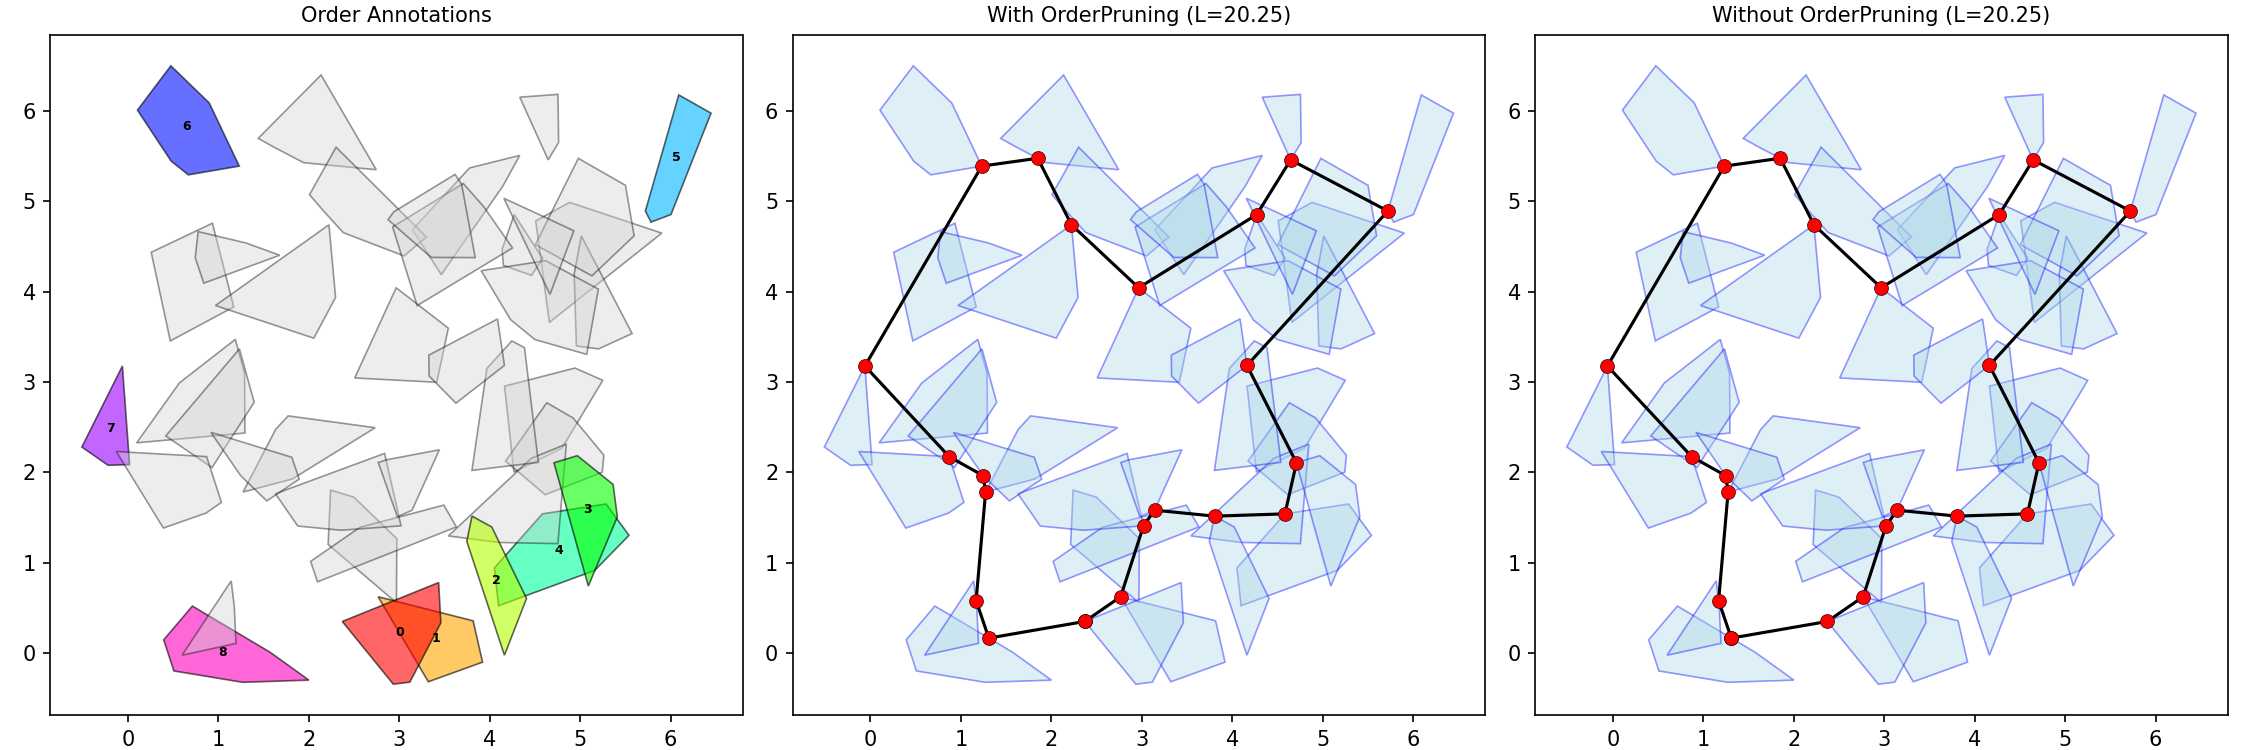

The Python source for this figure:
"""Example: Full order-pruning pipeline for Branch and Bound.

Demonstrates the complete flow:
1. Generate a random polygon instance
2. Simplify geometries (remove holes, fill convex hulls, remove supersites)
3. Compute order annotations (convex hull ordering + overlap detection)
4. Solve with Branch and Bound using OrderFiltering and OrderRoot
5. Plot the instance and solution side by side
"""

import matplotlib.pyplot as plt
from matplotlib.patches import Polygon as MplPolygon
from shapely.plotting import plot_line

from _utils import generate_random_instance
from tspn_bnb2.operations import simplify_annotated_instance, solve_annotated_instance
from tspn_bnb2.order_annotation import add_order_annotations


def plot_instance(ax: plt.Axes, instance, title: str = "Instance") -> None:
    """Plot polygons colored by hull order annotation."""
    n_annotated = len(instance.annotations)
    cmap = plt.cm.hsv

    for idx, poly in enumerate(instance.polygons):
        ann = instance.get_annotation(idx)
        if ann is not None and ann.hull_index >= 0:
            color = cmap(ann.hull_index / max(n_annotated, 1))
            alpha = 0.6
        else:
            color = "lightgray"
            alpha = 0.4

        patch = MplPolygon(
            list(poly.exterior.coords),
            facecolor=color,
            edgecolor="black",
            alpha=alpha,
            linewidth=0.8,
        )
        ax.add_patch(patch)

        # Label with hull order
        cx, cy = poly.centroid.x, poly.centroid.y
        label = str(ann.hull_index) if ann is not None and ann.hull_index >= 0 else ""
        ax.text(cx, cy, label, ha="center", va="center", fontsize=6, fontweight="bold")

    ax.set_aspect("equal")
    ax.autoscale_view()
    ax.set_title(title, fontsize=10)


def plot_solution(ax: plt.Axes, instance, solution, title: str = "Solution") -> None:
    """Plot the instance with the solution trajectory overlaid."""
    for poly in instance.polygons:
        patch = MplPolygon(
            list(poly.exterior.coords),
            facecolor="lightblue",
            edgecolor="blue",
            alpha=0.4,
            linewidth=0.8,
        )
        ax.add_patch(patch)

    # Plot trajectory
    plot_line(solution.trajectory, ax=ax, color="black", linewidth=1.5, zorder=4)

    # Plot visiting points
    coords = list(solution.trajectory.coords)
    tour_points = coords[:-1] if len(coords) > 1 and coords[0] == coords[-1] else coords
    ax.scatter(
        [p[0] for p in tour_points],
        [p[1] for p in tour_points],
        color="red",
        s=30,
        zorder=5,
    )

    ax.set_aspect("equal")
    ax.autoscale_view()
    ax.set_title(title, fontsize=10)


def main():
    # --- Step 1: Generate a random instance ---
    print("Step 1: Generating random instance...")
    instance = generate_random_instance(num_polygons=40, seed=42, grid_size=6, avg_radius=0.6)
    print(f"  {instance.num_polygons()} polygons")

    # --- Step 2: Simplify ---
    print("Step 2: Simplifying geometries...")
    simplified = simplify_annotated_instance(
        instance, remove_holes=True, convex_hull_fill=True, remove_supersites=True
    )
    print(f"  {simplified.num_polygons()} polygons after simplification")

    # --- Step 3: Add order annotations ---
    print("Step 3: Computing order annotations...")
    annotated = add_order_annotations(simplified)
    hull_polys = annotated.hull_polygons()
    print(f"  {len(hull_polys)} polygons on convex hull")
    for idx in hull_polys:
        ann = annotated.get_annotation(idx)
        overlaps = ann.intersections if ann else []
        print(f"    polygon {idx}: hull_index={ann.hull_index}, overlaps={overlaps}")

    # --- Step 4: Solve with order pruning ---
    print("Step 4: Solving with OrderRoot + OrderFiltering...")
    solution = solve_annotated_instance(
        annotated,
        timelimit=60,
        root="OrderRoot",
        rules=["OrderFiltering"],
        search="DfsBfs",
        node_simplification=True,
        decomposition_branch=True,
        eps=0.01,
    )
    print(f"  Tour length: {solution.upper_bound:.4f}")
    print(f"  Lower bound: {solution.lower_bound:.4f}")
    print(f"  Gap: {solution.relative_gap * 100:.2f}%")
    print(f"  Optimal: {solution.is_optimal}")
    print(f"  Statistics: {solution.statistics}")

    # --- Step 5: Solve without order pruning for comparison ---
    print("\nStep 5: Solving WITHOUT order pruning for comparison...")
    solution_no_order = solve_annotated_instance(
        annotated,
        timelimit=60,
        root="LongestEdgePlusFurthestSite",
        rules=[],
        search="DfsBfs",
        node_simplification=True,
        decomposition_branch=True,
        eps=0.01,
    )
    print(f"  Tour length: {solution_no_order.upper_bound:.4f}")
    print(f"  Statistics: {solution_no_order.statistics}")

    # --- Step 6: Plot ---
    print("\nStep 6: Plotting...")
    fig, axes = plt.subplots(1, 3, figsize=(15, 5))

    plot_instance(axes[0], annotated, title="Order Annotations")

    plot_solution(
        axes[1],
        annotated,
        solution,
        title=f"With OrderPruning (L={solution.upper_bound:.2f})",
    )

    plot_solution(
        axes[2],
        annotated,
        solution_no_order,
        title=f"Without OrderPruning (L={solution_no_order.upper_bound:.2f})",
    )

    plt.tight_layout()
    plt.savefig("05_order_pruning.png", dpi=150)
    print("  Saved to 05_order_pruning.png")
    plt.show()


if __name__ == "__main__":
    main()
